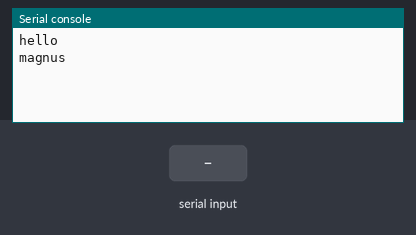
The program below on a simulated ESP32 board running MicroPython. Shown: the last lines printed to the serial console. The inputs (shaded band) are chosen by the test bench.

Above: at 1.2 s.
1.3 s: "1\n" received over the second serial link
At 2.2 s:
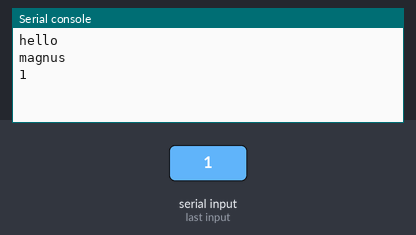
2.8 s: "0\n" received over the second serial link
At 3.4 s:
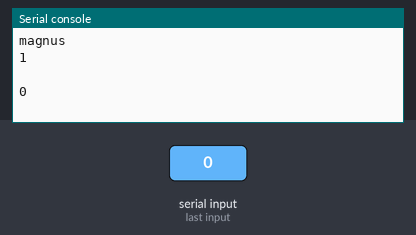

Measured:
- after the input at 1.3 s, the serial console: prints a new line at once (image 1)
- after the input at 2.8 s, the serial console: prints a new line at once (image 2)

The program:

sende_opgave_ILS.py
```python
import sys,uselect
from machine import UART

uart_port = 2
uart_speed = 9600

uart = UART(uart_port, uart_speed)

usb = uselect.poll()
usb.register(sys.stdin, uselect.POLLIN)

print("hello")
print("magnus")

while True:
    if uart.any() > 0:
        string = uart.read().decode()
        print(string)

    if usb.poll(0):
        ch = sys.stdin.read(1)
        uart.write(ch)
        if ch == '\n':
            print()
            sleep(1)
```
